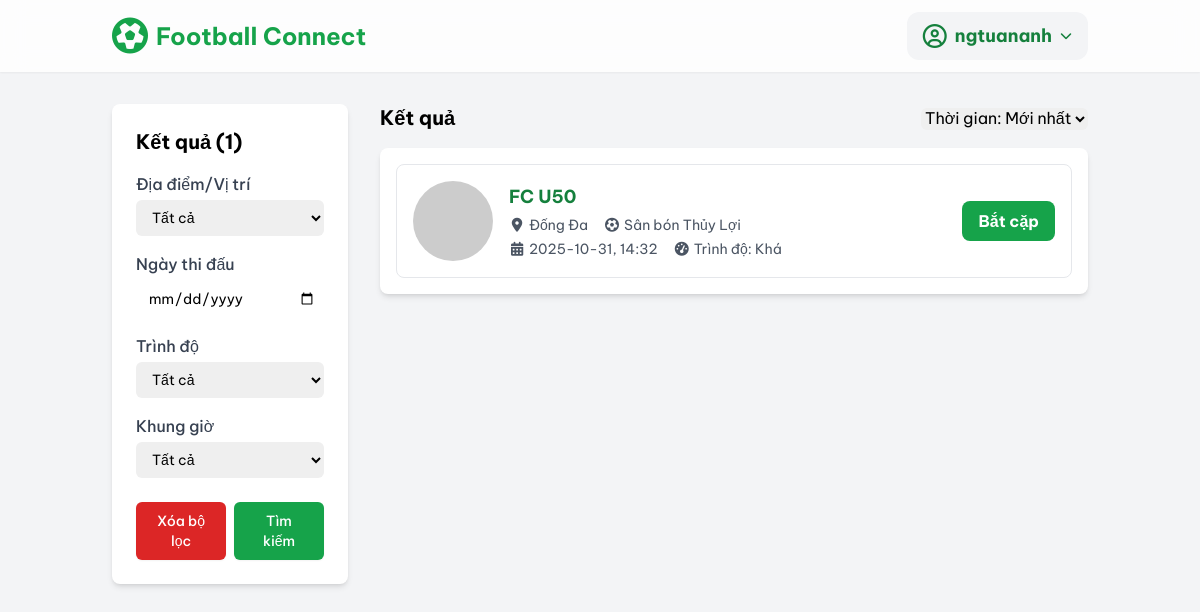
The app's page /find_match (signed in) with its own data.
### app.py (models this page shows, shortened)
class User(UserMixin, db.Model):
    id = db.Column(db.Integer, primary_key=True)
    username = db.Column(db.String(100), unique=True, nullable=False)
    password = db.Column(db.String(100), nullable=False)
    email = db.Column(db.String(120), unique=True, nullable=False)
    phone = db.Column(db.String(20))
    posts = db.relationship('Post', backref='author', lazy=True)

class Post(db.Model):
    id = db.Column(db.Integer, primary_key=True)
    title = db.Column(db.String(200), nullable=False)
    location = db.Column(db.String(200), nullable=False)
    pitch = db.Column(db.String(100), nullable=False)
    match_date = db.Column(db.String(50), nullable=False)
    skill_level = db.Column(db.String(50), nullable=False)
    time_frame = db.Column(db.String(50), nullable=False)
    notes = db.Column(db.Text, nullable=True)
    user_id = db.Column(db.Integer, db.ForeignKey('user.id'), nullable=False)
    username = db.Column(db.String(100), nullable=False)
    status = db.Column(db.String(20), nullable=False, default='open')
    ratings = db.relationship('Rating', backref='post', lazy=True)

### app.py (the view)
@app.route('/find_match')
@login_required
def find_match():
    posts = Post.query.filter_by(status='open').order_by(Post.id.desc()).all()
    return render_template('find_match.html', posts=posts)

### app.py (called while the page is built)
@login_manager.user_loader
def load_user(user_id):
    return User.query.get(int(user_id))

### templates/find_match.html (shortened to what this page needs)
<!DOCTYPE html>
<html lang="vi">
<head>
    <script src="https://cdn.tailwindcss.com"></script>
    <link rel="stylesheet" href="https://cdnjs.cloudflare.com/ajax/libs/font-awesome/6.4.2/css/all.min.css">
</head>
<body class="bg-gray-100">
    <nav class="bg-white/80 backdrop-blur-md shadow-sm sticky top-0 z-50">
        <div class="container mx-auto px-6 py-3 flex justify-between items-center">
            <a href="{{ url_for('home') }}" class="flex items-center font-bold text-2xl text-green-600">
                <i class="fa-solid fa-futbol text-green-600 text-4xl mr-2"></i>
                <span>Football Connect</span>
            </a>
            <div class="flex items-center space-x-3">
                {% if current_user.is_authenticated %}
                <div class="relative">
                    <button id="user-menu-button" class="flex items-center bg-gray-100 rounded-xl px-4 py-2 space-x-2 text-left hover:bg-gray-200 focus:outline-none transition">
                        <i class="fa-regular fa-user-circle text-green-700 text-2xl"></i>
                        <span class="font-bold text-green-700 text-lg">{{ current_user.username }}</span>
                        <i class="fa-solid fa-chevron-down text-green-700 text-xs ml-2"></i>
                    </button>
                </div>
                {% endif %}
            </div>
        </div>
    </nav>
    <main class="container mx-auto px-6 py-8">
        <div class="flex space-x-8">
            <aside class="w-1/4">
                <div class="bg-white p-6 rounded-lg shadow-md">
                    <h2 class="text-xl font-bold mb-4">Tìm đối bắt cặp đấu</h2>
                    <form>
                        <div class="space-y-4">
                            <div>
                                <label for="location" class="block text-base font-medium text-gray-700">Địa điểm/Vị trí</label>
                                <select id="location" name="location" class="mt-1 block w-full pl-3 pr-10 py-2 text-base border-gray-300 focus:outline-none focus:ring-green-500 focus:border-green-500 sm:text-sm rounded-md">
                                    <option>Tất cả</option>
                                </select>
                            </div>
                            <div>
                                <label for="match_date" class="block text-base font-medium text-gray-700">Ngày thi đấu</label>
                                <input type="date" id="match_date" name="match_date" class="mt-1 block w-full pl-3 pr-2 py-2 text-base border-gray-300 focus:outline-none focus:ring-green-500 focus:border-green-500 sm:text-sm rounded-md">
                            </div>
                            <div>
                                <label for="skill_level" class="block text-base font-medium text-gray-700">Trình độ</label>
                                <select id="skill_level" name="skill_level" class="mt-1 block w-full pl-3 pr-10 py-2 text-base border-gray-300 focus:outline-none focus:ring-green-500 focus:border-green-500 sm:text-sm rounded-md">
                                    <option>Tất cả</option>
                                </select>
                            </div>
                            <div>
                                <label for="time_frame" class="block text-base font-medium text-gray-700">Khung giờ</label>
                                <select id="time_frame" name="time_frame" class="mt-1 block w-full pl-3 pr-10 py-2 text-base border-gray-300 focus:outline-none focus:ring-green-500 focus:border-green-500 sm:text-sm rounded-md">
                                    <option value="Tất cả">Tất cả</option>
                                </select>
                            </div>
                            <div class="flex space-x-2 pt-2">
                                <button type="button" id="reset-filter-button" class="w-1/2 flex items-center justify-center px-4 py-2 border border-transparent shadow-sm text-sm font-medium rounded-md text-white bg-red-600 hover:bg-red-700">
                                    Xóa bộ lọc
                                </button>
                                <button type="button" id="filter-button" class="w-1/2 flex items-center justify-center px-4 py-2 border border-transparent shadow-sm text-sm font-medium rounded-md text-white bg-green-600 hover:bg-green-700">
                                    Tìm kiếm
                                </button>
                            </div>
                        </div>
                    </form>
                </div>
            </aside>
            <div class="w-3/4">
                <div class="flex justify-between items-center mb-4">
                    <h2 class="text-xl font-bold">Kết quả</h2>
                    <div>
                        <select class="border-gray-300 rounded-md">
                            <option>Thời gian: Mới nhất</option>
                        </select>
                    </div>
                </div>
                <div id="results-container" class="bg-white p-4 rounded-lg shadow-md">
                    <div class="space-y-4">
                        {% if posts %}
                            {% for post in posts %}
                            <div class="match-card border border-gray-200 rounded-lg p-4 flex justify-between items-center hover:bg-gray-50 transition"
                                 data-location="{{ post.location }}"
                                 data-match-date="{{ post.match_date }}"
                                 data-skill-level="{{ post.skill_level }}"
                                 data-time-frame="{{ post.time_frame }}"
                                 data-author-name="{{ post.username }}"
                                 data-author-phone="{{ post.author.phone }}">
                                <div class="flex items-center space-x-4">
                                    <img src="https://ui-avatars.com/api/?name={{ post.username[0] }}&background=random&color=fff&rounded=true&size=56" alt="Team Logo" class="rounded-full">
                                    <div>
                                        <h3 class="text-lg font-bold text-green-700">{{ post.title }}</h3>
                                        <div class="flex flex-col sm:flex-row sm:space-x-4 text-sm text-gray-600 mt-1">
                                            <p><i class="fa-solid fa-location-dot w-4 mr-1 text-center"></i>{{ post.location }}</p>
                                            <p><i class="fa-solid fa-futbol w-4 mr-1 text-center"></i>{{ post.pitch }}</p>
                                        </div>
                                        <div class="flex space-x-4 text-sm text-gray-600 mt-1">
                                            <span><i class="fa-solid fa-calendar-days w-4 mr-1 text-center"></i>{{ post.match_date }}, {{ post.time_frame }}</span>
                                            <span><i class="fa-solid fa-gauge-high w-4 mr-1 text-center"></i>Trình độ: {{ post.skill_level }}</span>
                                        </div>
                                    </div>
                                </div>
                                <button class="contact-button bg-green-600 text-white font-bold py-2 px-4 rounded-lg hover:bg-green-700 transition">
                                    Bắt cặp
                                </button>
                            </div>
                            {% endfor %}
                        {% else %}
                        <div class="text-center text-gray-500 py-10">
                            <p>Không có tin đăng nào.</p>
                        </div>
                        {% endif %}
                    </div>
                </div>
            </div>
        </div>
    </main>
</body>
</html>

### templates/find_match.html (style rules this page uses)
body { font-family: 'Be Vietnam Pro', sans-serif; }

### records on screen
User: username "ngtuananh"
Post: title "FC U50", location "Đống Đa", pitch "Sân bón Thủy Lợi", match_date "2025-10-31", time_frame "14:32", skill_level "Khá"
